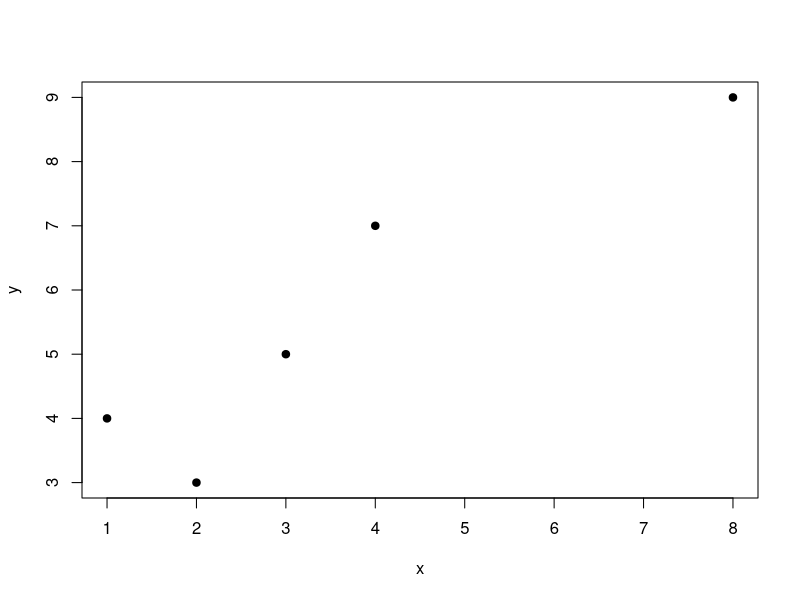
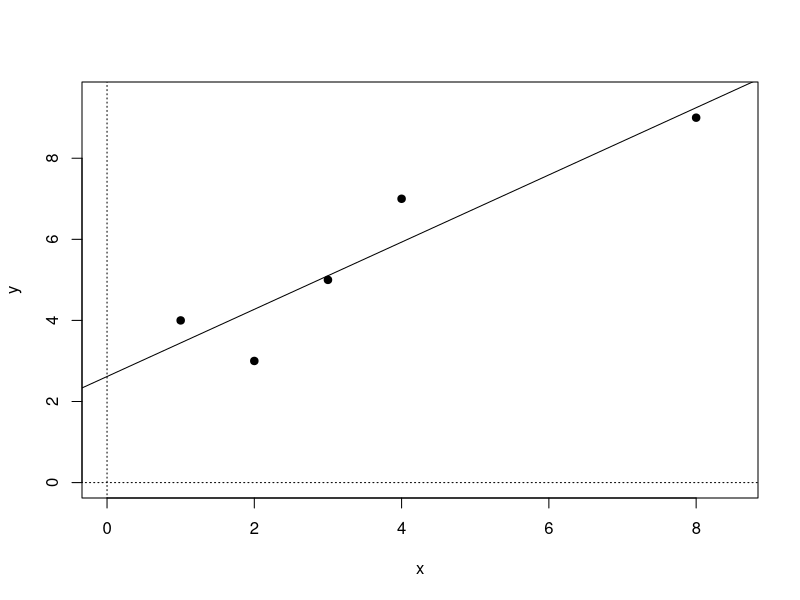
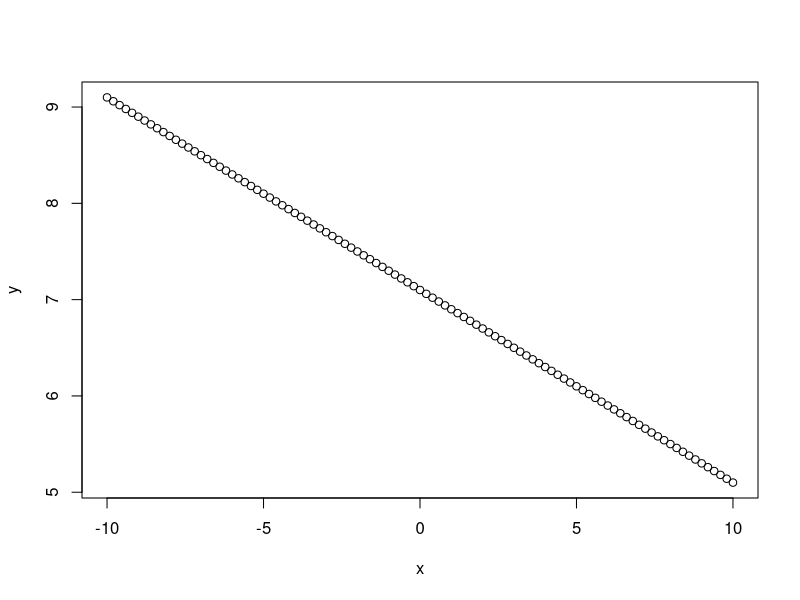
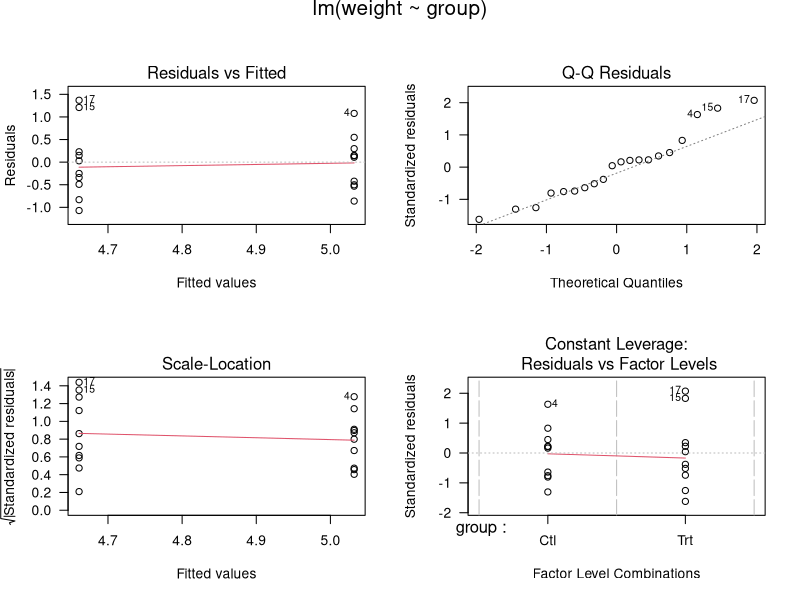

Reproduce these figures in R, in order.
#!/usr/bin/env Rscript
# Author: Sebastian Dohne <sed24@ic.ac.uk>

rm(list=ls())
x<-c(1,2,3,4,8)
y<-c(4,3,5,7,9)
x

mean(x)
var(x)

mean(y)
var(y)

?lm

y~x #tilde to signify y is the response variable

model1 <- (lm(y~x))
model1 #shows coefficients and intercepts
summary(model1)# It tells us the residuals. Then the coefficients, and their standard errors, and associated t-
#values and p-values

coefficients(model1)

resid(model1)             
var(resid(model1))

plot(y~x, pch=19)

#adding cartesian coordiantes
plot(y~x, pch=19, xlim=c(0,8.5), ylim=c(0,9.5))
segments(0,-30,0,30, lty=3)
segments(-30,0,30,0,lty=3)
coefficients(model1)
#use these for abline
abline(coefficients(model1))

x<-seq(from=-10, to=10, by=0.2)
x

y<- 7.1-0.2 * x
y

summary(lm(y~x)) #r squared shows fit is essentially perfect but get odd error

plot(y~x)

y<- 7.1-0.2 * x + runif(length(x))
#y<- 7.1-0.2 * x + runif(length(x), min= 0, max= 50) #same equation as last time but this time use random number generator to add uncertainty (default runif adds nubers between 0-1)
summary(lm(y~x))

?lm

require(graphics)

## Annette Dobson (1990) "An Introduction to Generalized Linear Models".
## Page 9: Plant Weight Data.
ctl <- c(4.17,5.58,5.18,6.11,4.50,4.61,5.17,4.53,5.33,5.14)
trt <- c(4.81,4.17,4.41,3.59,5.87,3.83,6.03,4.89,4.32,4.69)
group <- gl(2, 10, 20, labels = c("Ctl","Trt"))
weight <- c(ctl, trt)
lm.D9 <- lm(weight ~ group)
lm.D90 <- lm(weight ~ group - 1) # omitting intercept

anova(lm.D9)
summary(lm.D90)

opar <- par(mfrow = c(2,2), oma = c(0, 0, 1.1, 0))
plot(lm.D9, las = 1)      # Residuals, Fitted, ...
par(opar)

